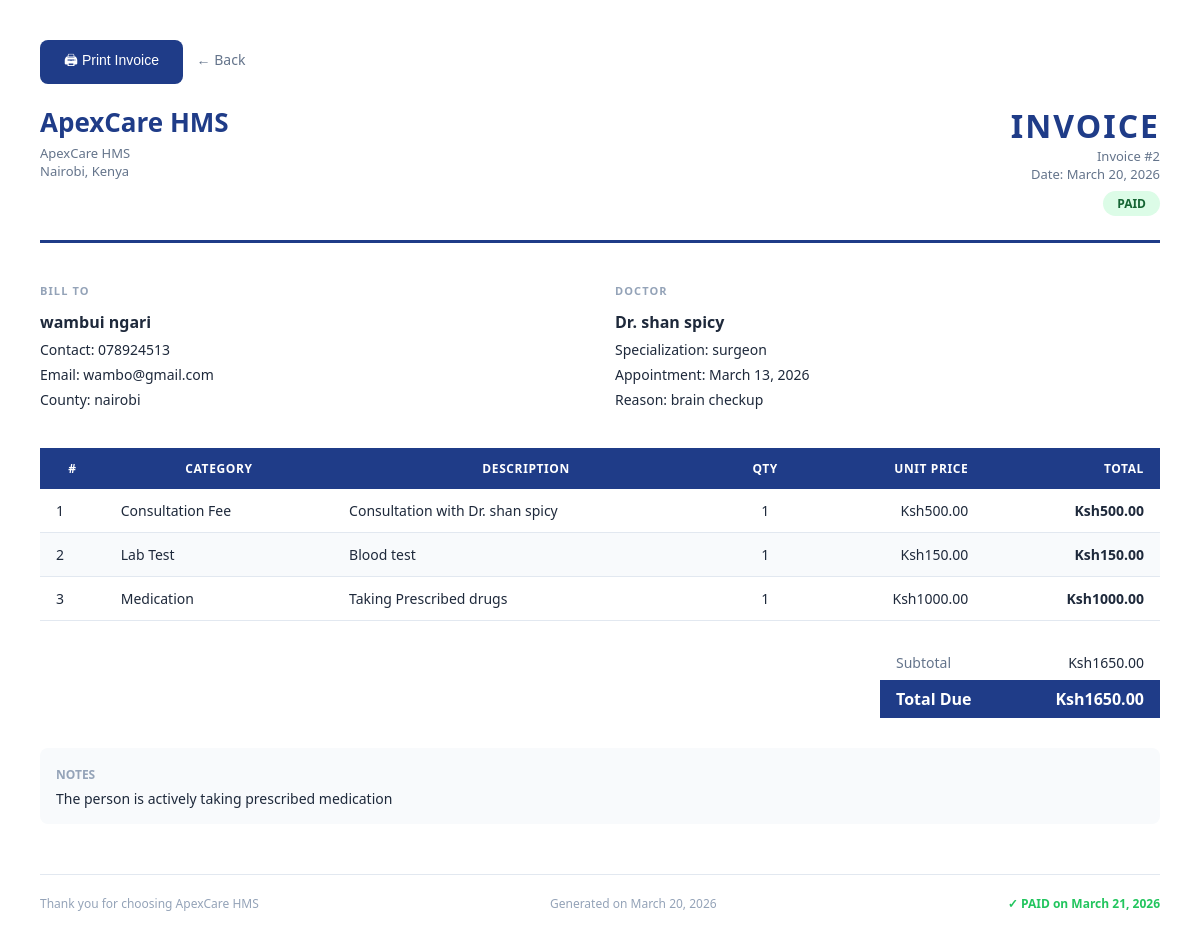
/billing/2/print/ (signed in), run on the app's committed database.
### billing/models.py (models this page shows, shortened)
class Bill(models.Model):
    STATUS_CHOICES = [
        ('pending', 'Pending'),
        ('sent', 'Sent to Patient'),
        ('paid', 'Paid'),
        ('cancelled', 'Cancelled'),
    ]
    appointment = models.OneToOneField(
        "appointments.Appointment",
        on_delete=models.CASCADE,
        related_name='bill'
    )
    patient = models.ForeignKey(
        "patients.Patient",
        on_delete=models.CASCADE,
        related_name='bills'
    )
    doctor = models.ForeignKey(
        "doctors.Doctor",
        on_delete=models.CASCADE,
        related_name='bills'
    )
    status = models.CharField(
        max_length=20,
        choices=STATUS_CHOICES,
        default='pending'
    )
    discount = models.DecimalField(
        max_digits=10,
        decimal_places=2,
        default=0,
        help_text="Discount amount in dollars"
    )
    notes = models.TextField(blank=True, null=True)
    created_at = models.DateTimeField(auto_now_add=True)
    updated_at = models.DateTimeField(auto_now=True)
    paid_at = models.DateTimeField(blank=True, null=True)
    @property
    def subtotal(self):
        return sum(item.total for item in self.items.all())
    @property
    def total(self):
        return max(self.subtotal - self.discount, 0)
    class Meta:
        db_table = "billing_bill"
        verbose_name = "Bill"
        verbose_name_plural = "Bills"
        ordering = ["-created_at"]

class BillItem(models.Model):
    CATEGORY_CHOICES = [
        ('consultation', 'Consultation Fee'),
        ('lab', 'Lab Test'),
        ('medication', 'Medication'),
        ('procedure', 'Procedure'),
        ('other', 'Other'),
    ]
    bill = models.ForeignKey(
        Bill,
        on_delete=models.CASCADE,
        related_name='items'
    )
    category = models.CharField(
        max_length=20,
        choices=CATEGORY_CHOICES,
        default='consultation'
    )
    description = models.CharField(max_length=255)
    quantity = models.PositiveIntegerField(default=1)
    unit_price = models.DecimalField(max_digits=10, decimal_places=2)
    @property
    def total(self):
        return self.quantity * self.unit_price
    class Meta:
        db_table = "billing_bill_item"
        verbose_name = "Bill Item"
        verbose_name_plural = "Bill Items"

### patients/models.py (models this page shows, shortened)
class Patient(models.Model):
    GENDER_CHOICES = [
        ('male', 'Male'),
        ('female', 'Female'),
        ('other', 'Other'),
    ]
    BLOOD_TYPE_CHOICES = [
        ('O+', 'O+'), ('O-', 'O-'),
        ('A+', 'A+'), ('A-', 'A-'),
        ('B+', 'B+'), ('B-', 'B-'),
        ('AB+', 'AB+'), ('AB-', 'AB-'),
    ]
    user = models.OneToOneField(
        User,
        on_delete=models.CASCADE,
        related_name='patient_profile'
    )
    first_name = models.CharField(max_length=100)
    last_name = models.CharField(max_length=100)
    date_of_birth = models.DateField()
    gender = models.CharField(
        max_length=10,
        choices=GENDER_CHOICES
    )
    contact = models.CharField(
        max_length=20,
        validators=[
            RegexValidator(
                regex=r'^\+?\d{9,15}Ksh',
                message='Enter a valid phone number'
            )
        ]
    )
    email = models.EmailField(blank=True, null=True)
    address = models.TextField(blank=True, null=True)
    county = models.CharField(max_length=100, blank=True, null=True)
    blood_type = models.CharField(
        max_length=5,
        choices=BLOOD_TYPE_CHOICES,
        blank=True,
        null=True
    )
    emergency_contact = models.CharField(max_length=20, blank=True, null=True)
    emergency_contact_name = models.CharField(max_length=100, blank=True, null=True)
    medical_history = models.TextField(blank=True, null=True)
    allergies = models.TextField(blank=True, null=True)
    created_at = models.DateTimeField(auto_now_add=True)
    updated_at = models.DateTimeField(auto_now=True)
    class Meta:
        db_table = "patients_patient"
        verbose_name = "Patient"
        verbose_name_plural = "Patients"
        ordering = ["-created_at"]

### doctors/models.py (models this page shows, shortened)
class Doctor(models.Model):
    phone_validator = RegexValidator(
        regex=r'^\+?\d{9,15}Ksh',
        message='Enter a valid phone number'
    )
    user = models.OneToOneField(
        User,
        on_delete=models.CASCADE,
        related_name='doctor_profile'
    )
    first_name = models.CharField(max_length=100)
    last_name = models.CharField(max_length=100)
    specialization = models.CharField(max_length=100)
    license_number = models.CharField(
        max_length=50,
        unique=True
    )
    contact = models.CharField(
        max_length=20,
        validators=[phone_validator]
    )
    email = models.EmailField(blank=True, null=True)
    consultation_fee = models.DecimalField(
        max_digits=10,
        decimal_places=2,
        default=0
    )
    availability = models.TextField(
        blank=True,
        null=True,
        help_text="Example: Monday–Friday 9AM–5PM"
    )
    bio = models.TextField(blank=True, null=True)
    is_available = models.BooleanField(default=True)
    created_at = models.DateTimeField(auto_now_add=True)
    updated_at = models.DateTimeField(auto_now=True)
    class Meta:
        db_table = "doctors_doctor"
        verbose_name = "Doctor"
        verbose_name_plural = "Doctors"
        ordering = ["specialization", "last_name"]

### appointments/models.py (models this page shows, shortened)
class Appointment(models.Model):
    STATUS_CHOICES = [
        ('pending', 'Pending'),
        ('confirmed', 'Confirmed'),
        ('scheduled', 'Scheduled'),
        ('completed', 'Completed'),
        ('cancelled', 'Cancelled'),
        ('referred', 'Referred'),
    ]
    patient = models.ForeignKey(
        "patients.Patient",
        on_delete=models.CASCADE,
        related_name="appointments"
    )
    doctor = models.ForeignKey(
        "doctors.Doctor",
        on_delete=models.CASCADE,
        related_name="appointments"
    )
    appointment_date = models.DateField()
    appointment_time = models.TimeField()
    reason = models.CharField(max_length=255, blank=True, null=True)
    notes = models.TextField(blank=True, null=True)
    status = models.CharField(
        max_length=20,
        choices=STATUS_CHOICES,
        default='pending'
    )
    created_by = models.ForeignKey(
        User,
        on_delete=models.SET_NULL,
        null=True,
        related_name="created_appointments"
    )
    created_at = models.DateTimeField(auto_now_add=True)
    updated_at = models.DateTimeField(auto_now=True)
    class Meta:
        db_table = "appointments_appointment"
        verbose_name = "Appointment"
        verbose_name_plural = "Appointments"
        ordering = ["-appointment_date", "-appointment_time"]
        unique_together = ["patient", "doctor", "appointment_date", "appointment_time"]

### billing/views.py (the view)
# urls.py: path('<int:pk>/print/', views.bill_print, name='bill_print'),
@login_required
def bill_print(request, pk):
    bill = get_object_or_404(Bill, pk=pk)
    return render(request, 'billing/bill_print.html', {'bill': bill})

### billing/templates/billing/bill_print.html (shortened to what this page needs)
<!DOCTYPE html>
<html lang="en">
<head>
</head>
<body>
<div class="no-print" style="margin-bottom:20px;">
    <button onclick="window.print()"
            style="background:#1f3c88;color:white;border:none;padding:10px 24px;
                   border-radius:8px;cursor:pointer;font-size:14px;">
        🖨 Print Invoice
    </button>
    <a href="javascript:history.back()"
       style="margin-left:10px;color:#64748b;text-decoration:none;font-size:14px;">
        ← Back
    </a>
</div>
<div class="invoice-header">
    <div>
        <div class="hospital-name"> ApexCare HMS</div>
        <p style="color:#64748b;margin-top:4px;font-size:13px;">
            ApexCare HMS<br>
            Nairobi, Kenya
        </p>
    </div>
    <div class="invoice-title">
        <h2>INVOICE</h2>
        <p>Invoice #{{ bill.id }}</p>
        <p>Date: {{ bill.created_at|date:'F d, Y' }}</p>
        <div style="margin-top:8px;">
            <span class="badge-status badge-{{ bill.status }}">
                {{ bill.get_status_display }}
            </span>
        </div>
    </div>
</div>
<div class="info-grid">
    <div class="info-box">
        <h4>Bill To</h4>
        <p>
            <strong>{{ bill.patient.first_name }} {{ bill.patient.last_name }}</strong>
            Contact: {{ bill.patient.contact }}<br>
            {% if bill.patient.email %}Email: {{ bill.patient.email }}<br>{% endif %}
            {% if bill.patient.county %}County: {{ bill.patient.county }}{% endif %}
        </p>
    </div>
    <div class="info-box">
        <h4>Doctor</h4>
        <p>
            <strong>Dr. {{ bill.doctor.first_name }} {{ bill.doctor.last_name }}</strong>
            Specialization: {{ bill.doctor.specialization }}<br>
            Appointment: {{ bill.appointment.appointment_date }}<br>
            Reason: {{ bill.appointment.reason|default:'-' }}
        </p>
    </div>
</div>
<table>
    <thead>
        <tr>
            <th>#</th>
            <th>Category</th>
            <th>Description</th>
            <th style="text-align:center;">Qty</th>
            <th style="text-align:right;">Unit Price</th>
            <th style="text-align:right;">Total</th>
        </tr>
    </thead>
    <tbody>
        {% for item in bill.items.all %}
        <tr>
            <td>{{ forloop.counter }}</td>
            <td>{{ item.get_category_display }}</td>
            <td>{{ item.description }}</td>
            <td style="text-align:center;">{{ item.quantity }}</td>
            <td style="text-align:right;">Ksh{{ item.unit_price }}</td>
            <td style="text-align:right;"><strong>Ksh{{ item.total }}</strong></td>
        </tr>
        {% endfor %}
    </tbody>
</table>
<div class="totals">
    <table>
        <tr>
            <td style="color:#64748b;">Subtotal</td>
            <td style="text-align:right;">Ksh{{ bill.subtotal }}</td>
        </tr>
        <tr class="total-row">
            <td>Total Due</td>
            <td style="text-align:right;">Ksh{{ bill.total }}</td>
        </tr>
    </table>
</div>
{% if bill.notes %}
<div style="margin-top:30px;padding:16px;background:#f8fafc;border-radius:8px;">
    <strong style="font-size:12px;text-transform:uppercase;color:#94a3b8;">Notes</strong>
    <p style="margin-top:6px;">{{ bill.notes }}</p>
</div>
{% endif %}
<div class="footer">
    <span>Thank you for choosing ApexCare HMS</span>
    <span>Generated on {{ bill.created_at|date:'F d, Y' }}</span>
    {% if bill.paid_at %}
    <span style="color:#22c55e;font-weight:600;">✓ PAID on {{ bill.paid_at|date:'F d, Y' }}</span>
    {% endif %}
</div>
</body>
</html>

### billing/templates/billing/bill_print.html (style rules this page uses)
* { margin: 0; padding: 0; box-sizing: border-box; }
body { font-family: 'Segoe UI', sans-serif; background: #fff; color: #1e293b; padding: 40px; font-size: 14px; }
.invoice-header { display: flex; justify-content: space-between; align-items: flex-start; margin-bottom: 40px; padding-bottom: 24px; border-bottom: 3px solid #1f3c88; }
.hospital-name { font-size: 26px; font-weight: 700; color: #1f3c88; }
.invoice-title { text-align: right; }
.invoice-title h2 { font-size: 32px; font-weight: 700; color: #1f3c88; letter-spacing: 2px; }
.invoice-title p { color: #64748b; font-size: 13px; }
.badge-status { display: inline-block; padding: 4px 14px; border-radius: 20px; font-size: 12px; font-weight: 600; text-transform: uppercase; }
.badge-paid { background: #dcfce7; color: #166534; }
.info-grid { display: grid; grid-template-columns: 1fr 1fr; gap: 30px; margin-bottom: 36px; }
.info-box h4 { font-size: 11px; text-transform: uppercase; letter-spacing: 0.1em; color: #94a3b8; margin-bottom: 10px; font-weight: 600; }
.info-box p { font-size: 14px; line-height: 1.8; color: #1e293b; }
.info-box strong { font-size: 16px; display: block; }
table { width: 100%; border-collapse: collapse; margin-bottom: 24px; }
thead tr { background: #1f3c88; color: white; }
thead th { padding: 12px 16px; font-size: 12px; text-transform: uppercase; letter-spacing: 0.05em; font-weight: 600; }
tbody tr:nth-child(even) { background: #f8fafc; }
tbody td { padding: 12px 16px; border-bottom: 1px solid #e2e8f0; }
.totals { margin-left: auto; width: 280px; }
.totals table { margin-bottom: 0; }
.totals td { padding: 8px 16px; border: none; }
.totals tr.total-row { background: #1f3c88; color: white; border-radius: 8px; }
.totals tr.total-row td { font-size: 16px; font-weight: 700; }
.footer { margin-top: 50px; padding-top: 20px; border-top: 1px solid #e2e8f0; display: flex; justify-content: space-between; color: #94a3b8; font-size: 12px; }

### data on the page
Bill: id "2", created_at "March 20, 2026", status "PAID", patient.first_name "wambui", patient.last_name "ngari", patient.contact "078924513", patient.email "wambo@gmail.com", patient.county "nairobi", doctor.first_name "shan", doctor.last_name "spicy", doctor.specialization "surgeon", appointment.appointment_date "March 13, 2026", appointment.reason "brain checkup", subtotal "1650.00", total "1650.00", notes "The person is actively taking prescribed medication", paid_at "March 21, 2026"
BillItem: category "Consultation Fee", description "Consultation with Dr. shan spicy", quantity "1", unit_price "500.00", total "500.00"
BillItem: category "Lab Test", description "Blood test", quantity "1", unit_price "150.00", total "150.00"
BillItem: category "Medication", description "Taking Prescribed drugs", quantity "1", unit_price "1000.00", total "1000.00"
